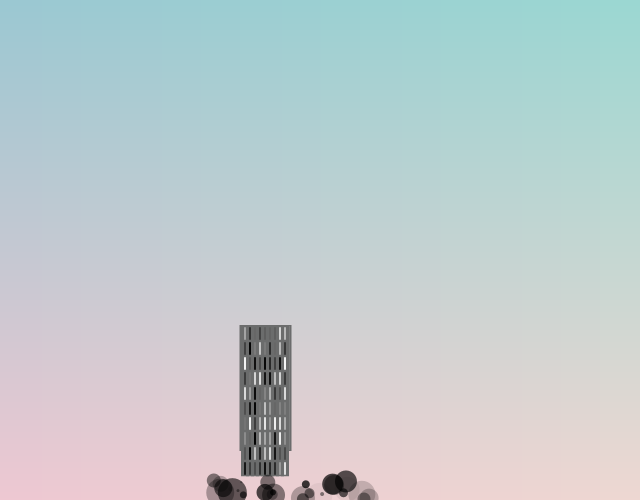
Frame 1 (no input)
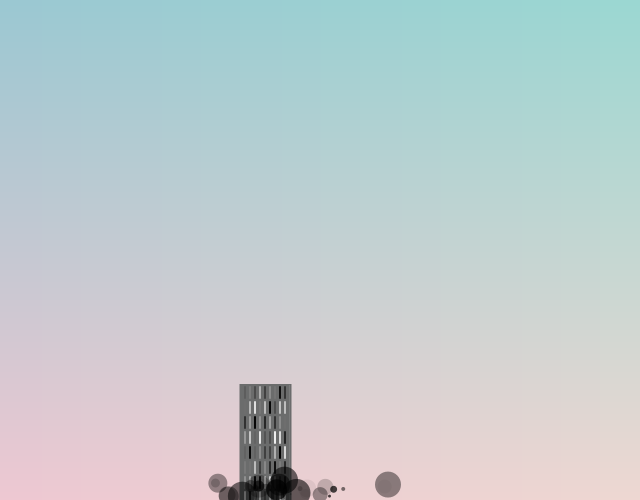
Frame 60 (the mouse pressed at the canvas centre just before this capture)
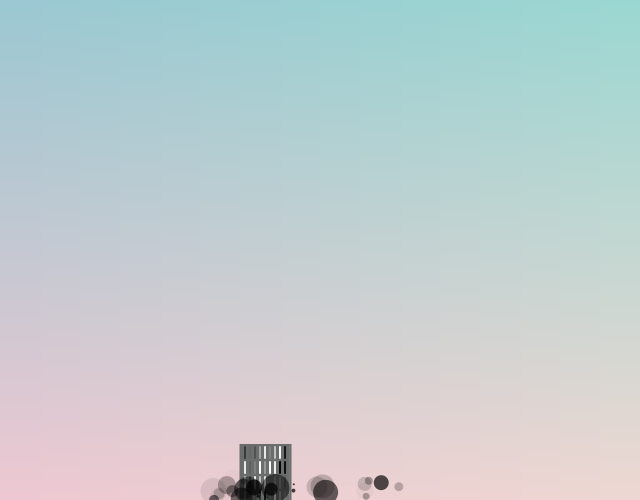
Frame 120 (the mouse held since frame 60 and released just before this capture)

The Processing sketch that drew these frames (run headless with seeded random() and noise(); from frame 60 on, the mouse is pressed at the canvas centre):

// Processing sketch: processing_133323
// ── processing_133323.pde


float a;

void setup() {
  size(640, 500);
  stroke(255);
  a = height/2;
}

void draw() {

  //céu
  noStroke();
  fill(100);
  for (int i = 0; i<width; i+=3)
  {
    for (int j = 0; j<height; j+=3)
    {
      fill(155 +j/6, 200 +i/40, 210);
      rect(i, j, 20, 20);
    }
  }
pushMatrix();
  //torres
  translate(0,200);
  scale(1,0.5);
  fill (136, 139, 139);
  stroke (107, 108, 108);
  strokeWeight (2);
  rect (240, a, 50, a);
  a = a + 2;

  //Janelas
  strokeWeight (3);
  for ( int j=0; j<9; j++)
    for ( int i=0; i<10; i++) {
      fill (random (255));
      rect (242+j*5, a+i*30, 5, 28);
        }
   popMatrix();
  //fumaça
  for (int b=0; b<30; b+=1) {
    noStroke ();
    fill(random(0),random(0),random(0),random(200));
    ellipse(random(210, 400), random(480,500), random(b, b), random(b, b));
  }
}
